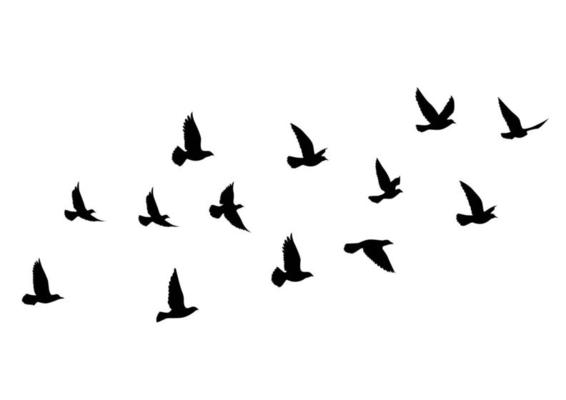
#> input picture birds.jpg, 566 x 400 px
$ python contour.py
#> lines starting #> are read from the running program, lines starting #| are printed output that depends on the picture; after the words box and inside, x2 and y2 are one past the last pixel; in counts of white or black regions, pixels touching at a corner belong together
import cv2

img = cv2.imread('birds.jpg')
#> img is the input picture: shape (400, 566, 3); min 0, max 255, mean 244.7

img_gray = cv2.cvtColor(img, cv2.COLOR_BGR2GRAY)

ret, thresh = cv2.threshold(img_gray, 80, 255, cv2.THRESH_BINARY_INV)
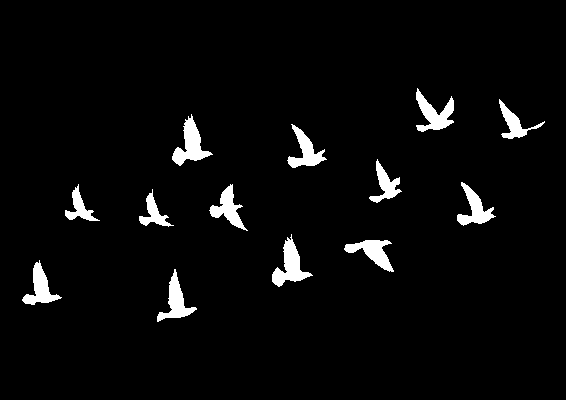
#> thresh: shape (400, 566); 3.8% white; 13 white regions

contours, hierarchy = cv2.findContours(thresh, cv2.RETR_TREE, cv2.CHAIN_APPROX_SIMPLE)
#> contours = 13 contours; largest, box (x1, y1, x2, y2) and area: (172, 114, 213, 166) 764, (272, 234, 313, 287) 762, (416, 88, 454, 132) 690, (344, 240, 394, 272) 634, (157, 269, 197, 322) 632

for contour in contours:
    if cv2.contourArea(contour) > 200:
        x, y, width, height = cv2.boundingRect(contour)
        cv2.rectangle(img, (x,y), (x + width,  y + height), (0, 255, 0), 3)
#> this loop made 13 passes
#> (x, y, width, height) on passes 1 to 12: (157, 269, 40, 53), (22, 260, 40, 45), (344, 240, 50, 32), (272, 234, 41, 53), (139, 189, 35, 38), (209, 184, 39, 47), (65, 184, 35, 37), (457, 182, 39, 44), (369, 159, 33, 44), (287, 124, 40, 44), (172, 114, 41, 52), (499, 99, 46, 40)
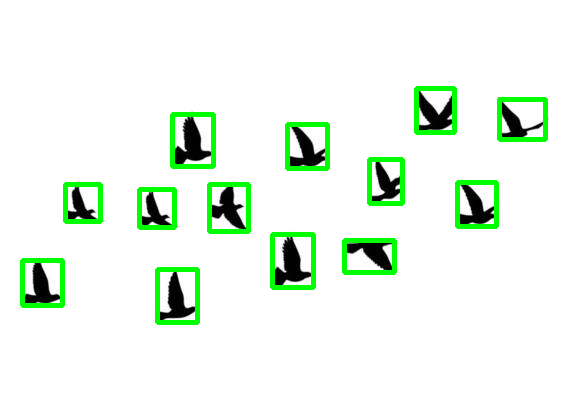
#> img: shape (400, 566, 3); 4.75% of pixels changed, all inside (x1, y1, x2, y2) = (20, 86, 548, 325)

cv2.imshow('img', img)
cv2.imshow('thresh', thresh)
cv2.waitKey(0)
